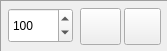
<?xml version="1.0" encoding="UTF-8"?>
<ui version="4.0">
 <class>Form2</class>
 <widget class="QWidget" name="Form2">
  <property name="geometry">
   <rect>
    <x>254</x>
    <y>370</y>
    <width>168</width>
    <height>52</height>
   </rect>
  </property>
  <property name="toolTip">
   <string></string>
  </property>
  <property name="windowTitle">
   <string>Skala...</string>
  </property>
  <widget class="QLabel" name="Panel1">
   <property name="geometry">
    <rect>
     <x>0</x>
     <y>0</y>
     <width>168</width>
     <height>52</height>
    </rect>
   </property>
   <property name="text">
    <string></string>
   </property>
   <property name="enabled">
    <bool>true</bool>
   </property>
   <property name="alignment">
    <enum>Qt::AlignCenter</enum>
   </property>
   <property name="layoutDirection">
    <enum>Qt::LeftToRight</enum>
   </property>
   <property name="toolTip">
    <string></string>
   </property>
   <property name="frameShape">
    <enum>QFrame::Panel</enum>
   </property>
   <property name="frameShadow">
    <enum>QFrame::Sunken</enum>
   </property>
   <widget class="QPushButton" name="SpeedButton1">
    <property name="geometry">
     <rect>
      <x>80</x>
      <y>8</y>
      <width>41</width>
      <height>37</height>
     </rect>
    </property>
    <property name="text">
     <string></string>
    </property>
    <property name="enabled">
     <bool>true</bool>
    </property>
    <property name="flat">
     <bool>false</bool>
    </property>
    <property name="toolTip">
     <string></string>
    </property>
    <property name="palette">
     <palette>
      <active>
       <colorrole role="WindowText">
        <brush brushstyle="SolidPattern">
         <color alpha="255">
          <red>0</red>
          <green>0</green>
          <blue>0</blue>
         </color>
        </brush>
       </colorrole>
      </active>
      <inactive>
       <colorrole role="WindowText">
        <brush brushstyle="SolidPattern">
         <color alpha="255">
          <red>0</red>
          <green>0</green>
          <blue>0</blue>
         </color>
        </brush>
       </colorrole>
      </inactive>
      <disabled>
       <colorrole role="WindowText">
        <brush brushstyle="SolidPattern">
         <color alpha="255">
          <red>0</red>
          <green>0</green>
          <blue>0</blue>
         </color>
        </brush>
       </colorrole>
      </disabled>
     </palette>
    </property>
   </widget>
   <widget class="QPushButton" name="SpeedButton2">
    <property name="geometry">
     <rect>
      <x>124</x>
      <y>8</y>
      <width>37</width>
      <height>37</height>
     </rect>
    </property>
    <property name="text">
     <string></string>
    </property>
    <property name="enabled">
     <bool>true</bool>
    </property>
    <property name="flat">
     <bool>false</bool>
    </property>
    <property name="toolTip">
     <string></string>
    </property>
   </widget>
   <widget class="QSpinBox" name="CSpinEdit1">
    <property name="geometry">
     <rect>
      <x>8</x>
      <y>8</y>
      <width>65</width>
      <height>35</height>
     </rect>
    </property>
    <property name="enabled">
     <bool>true</bool>
    </property>
    <property name="minimum">
     <number>1</number>
    </property>
    <property name="maximum">
     <number>1000</number>
    </property>
    <property name="singleStep">
     <number>5</number>
    </property>
    <property name="value">
     <number>100</number>
    </property>
    <property name="toolTip">
     <string></string>
    </property>
   </widget>
  </widget>
 </widget>
</ui>
